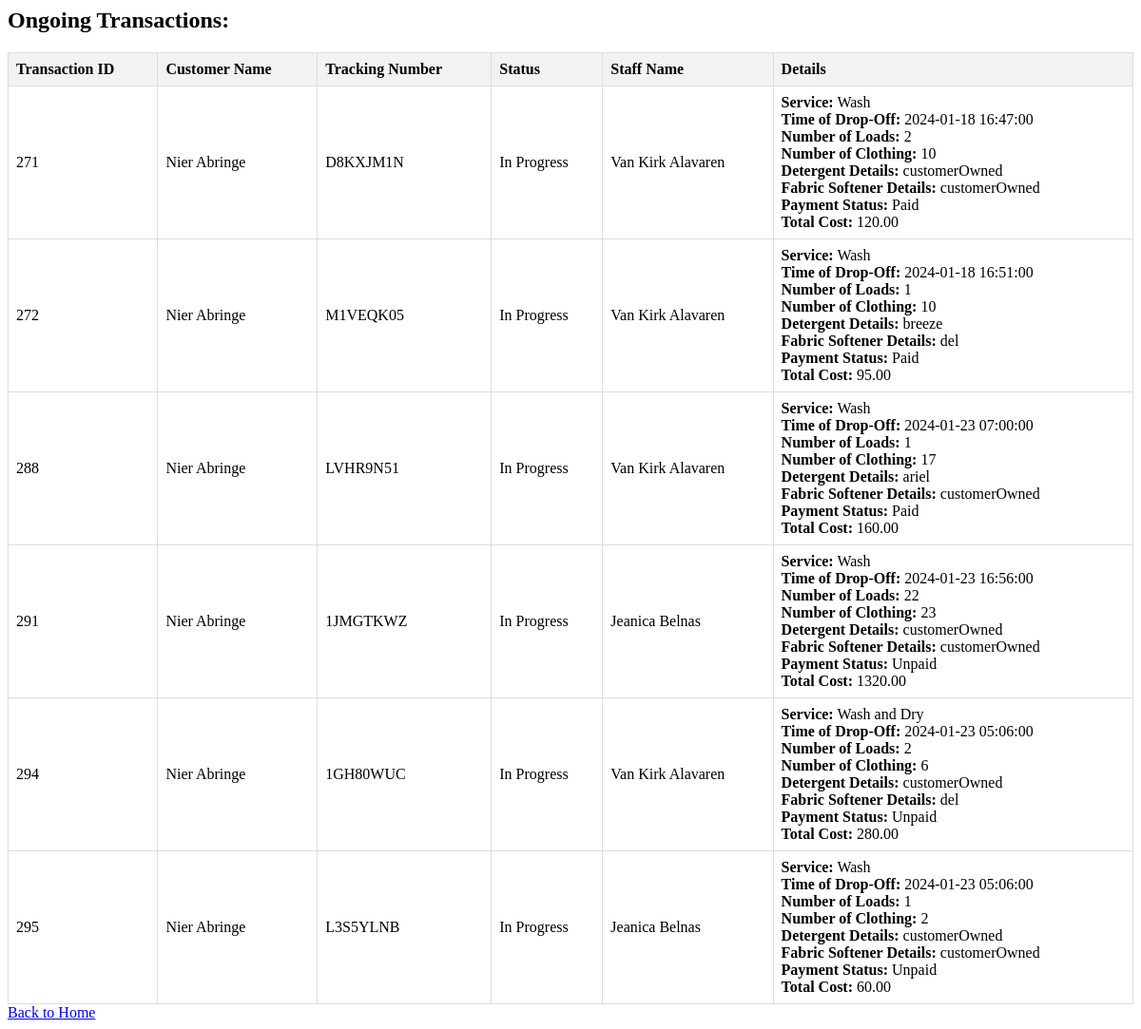
The page /ongoing_transactions.php (signed in) on the database its author committed.
### tables this page shows
CREATE TABLE `trackings` (
  `trackingID` int(11) NOT NULL,
  `trackingNumber` varchar(50) DEFAULT NULL,
  `transaction_id` int(11) DEFAULT NULL,
  `status` varchar(50) DEFAULT NULL
);

CREATE TABLE `transactions` (
  `transaction_id` int(11) NOT NULL,
  `customer_id` int(11) DEFAULT NULL,
  `staff_id` int(11) NOT NULL,
  `timeOfDropOff` datetime DEFAULT NULL,
  `service_id` int(50) NOT NULL,
  `numberOfLoads` int(11) DEFAULT NULL,
  `numberOfClothing` int(11) DEFAULT NULL,
  `totalCost` decimal(10,2) DEFAULT NULL,
  `paymentStatus` varchar(50) NOT NULL,
  `tenderedAmount` decimal(10,2) NOT NULL,
  `changeAmount` decimal(10,2) NOT NULL,
  `detergent_id` int(11) NOT NULL,
  `numberOfDetergent` int(11) NOT NULL,
  `fabric_softener_id` int(11) NOT NULL,
  `numberOfFabricSoft` int(11) NOT NULL
);

CREATE TABLE `customers` (
  `customer_id` int(11) NOT NULL,
  `firstname` varchar(50) DEFAULT NULL,
  `lastname` varchar(50) DEFAULT NULL,
  `contact_number` varchar(50) DEFAULT NULL,
  `email` varchar(50) DEFAULT NULL,
  `password` varchar(50) DEFAULT NULL
);

CREATE TABLE `staffs` (
  `staff_id` int(11) NOT NULL,
  `firstname` varchar(50) DEFAULT NULL,
  `lastname` varchar(50) DEFAULT NULL,
  `contact_number` varchar(50) DEFAULT NULL,
  `address` varchar(50) NOT NULL,
  `username` varchar(50) DEFAULT NULL,
  `password` varchar(50) DEFAULT NULL
);

CREATE TABLE `services` (
  `service_id` int(50) NOT NULL,
  `serviceName` varchar(50) NOT NULL
);

CREATE TABLE `detergents` (
  `detergent_id` int(11) NOT NULL,
  `owner_id` int(11) NOT NULL,
  `detergent_name` varchar(255) NOT NULL,
  `stock_quantity` int(11) NOT NULL
);

CREATE TABLE `fabric_softeners` (
  `fabric_softener_id` int(11) NOT NULL,
  `owner_id` int(11) NOT NULL,
  `fabric_softener_name` varchar(255) NOT NULL,
  `stock_quantity` int(11) NOT NULL
);

### ongoing_transactions.php (the view, shortened to what this page needs)
<?php
include('dbcon.php');
$customer_id = $_SESSION['customer_id'];
$query = "SELECT
            trackings.trackingNumber,
            transactions.transaction_id,
            customers.firstname AS customer_firstname,
            customers.lastname AS customer_lastname,
            staffs.firstname AS staff_firstname,
            staffs.lastname AS staff_lastname,
            transactions.timeOfDropOff,
            trackings.status,
            services.serviceName,
            detergents.detergent_name,
               fabric_softeners.fabric_softener_name,
            transactions.numberofLoads,
            transactions.numberofClothing,
            transactions.totalCost,
            transactions.paymentStatus
          FROM trackings
          INNER JOIN transactions ON trackings.transaction_id = transactions.transaction_id
          INNER JOIN customers ON transactions.customer_id = customers.customer_id
          INNER JOIN staffs ON transactions.staff_id = staffs.staff_id
          INNER JOIN services ON transactions.service_id = services.service_id
          JOIN detergents ON transactions.detergent_id = detergents.detergent_id
        JOIN  fabric_softeners ON transactions.fabric_softener_id = fabric_softeners.fabric_softener_id
          WHERE trackings.status = 'In Progress'  AND customers.customer_id = $customer_id
          ORDER BY transactions.transaction_id, customers.firstname, trackings.trackingNumber, trackings.status, staffs.firstname";
$result = $conn->query($query);
if ($result->num_rows > 0) {
    echo "<h2>Ongoing Transactions:</h2>";
    echo "<table border='1'>";
    echo "<tr>
            <th>Transaction ID</th>
            <th>Customer Name</th>
            <th>Tracking Number</th>
            <th>Status</th>
            <th>Staff Name</th>
            <th>Details</th>
          </tr>";
    while ($row = $result->fetch_assoc()) {
        echo "<tr>
                <td>{$row['transaction_id']}</td>
                <td>{$row['customer_firstname']} {$row['customer_lastname']}</td>
                <td>{$row['trackingNumber']}</td>
                <td>{$row['status']}</td>
                <td>{$row['staff_firstname']} {$row['staff_lastname']}</td>
                <td>
                    <strong>Service:</strong> {$row['serviceName']}<br>
                    <strong>Time of Drop-Off:</strong> {$row['timeOfDropOff']}<br>
                    <strong>Number of Loads:</strong> {$row['numberofLoads']}<br>
                    <strong>Number of Clothing:</strong> {$row['numberofClothing']}<br>
                    <strong>Detergent Details:</strong> {$row['detergent_name']}<br>
                    <strong>Fabric Softener Details:</strong> {$row['fabric_softener_name']}<br>
                    <strong>Payment Status:</strong> {$row['paymentStatus']}<br>
                    <strong>Total Cost:</strong> {$row['totalCost']}
                </td>
              </tr>";
    }
    echo "</table>";
} else {
    echo "No ongoing transactions.";
}
?>
<!DOCTYPE html>
<html lang="en">
<head>
</head>
<body>
    <a href="customer_dashboard.php">Back to Home</a>
</body>
</html>

### ongoing_transactions.php (style rules this page uses)
table { border-collapse: collapse; width: 100%; }
th, td { border: 1px solid #dddddd; text-align: left; padding: 8px; }
th { background-color: #f2f2f2; }

### rows shown on the page
trackings: transaction.transaction_id "271", customers.firstname "Nier", customers.lastname "Abringe", trackingNumber "D8KXJM1N", status "In Progress", staffs.firstname "Van Kirk", staffs.lastname "Alavaren", services.serviceName "Wash", transaction.timeOfDropOff "2024-01-18 16:47:00", transaction.numberOfLoads "2", transaction.numberOfClothing "10", detergents.detergent_name "customerOwned", fabric_softeners.fabric_softener_name "customerOwned", transaction.paymentStatus "Paid", transaction.totalCost "120.00"
trackings: transaction.transaction_id "272", customers.firstname "Nier", customers.lastname "Abringe", trackingNumber "M1VEQK05", status "In Progress", staffs.firstname "Van Kirk", staffs.lastname "Alavaren", services.serviceName "Wash", transaction.timeOfDropOff "2024-01-18 16:51:00", transaction.numberOfLoads "1", transaction.numberOfClothing "10", detergents.detergent_name "breeze", fabric_softeners.fabric_softener_name "del", transaction.paymentStatus "Paid", transaction.totalCost "95.00"
trackings: transaction.transaction_id "288", customers.firstname "Nier", customers.lastname "Abringe", trackingNumber "LVHR9N51", status "In Progress", staffs.firstname "Van Kirk", staffs.lastname "Alavaren", services.serviceName "Wash", transaction.timeOfDropOff "2024-01-23 07:00:00", transaction.numberOfLoads "1", transaction.numberOfClothing "17", detergents.detergent_name "ariel", fabric_softeners.fabric_softener_name "customerOwned", transaction.paymentStatus "Paid", transaction.totalCost "160.00"
trackings: transaction.transaction_id "291", customers.firstname "Nier", customers.lastname "Abringe", trackingNumber "1JMGTKWZ", status "In Progress", staffs.firstname "Jeanica", staffs.lastname "Belnas", services.serviceName "Wash", transaction.timeOfDropOff "2024-01-23 16:56:00", transaction.numberOfLoads "22", transaction.numberOfClothing "23", detergents.detergent_name "customerOwned", fabric_softeners.fabric_softener_name "customerOwned", transaction.paymentStatus "Unpaid", transaction.totalCost "1320.00"
trackings: transaction.transaction_id "294", customers.firstname "Nier", customers.lastname "Abringe", trackingNumber "1GH80WUC", status "In Progress", staffs.firstname "Van Kirk", staffs.lastname "Alavaren", services.serviceName "Wash and Dry", transaction.timeOfDropOff "2024-01-23 05:06:00", transaction.numberOfLoads "2", transaction.numberOfClothing "6", detergents.detergent_name "customerOwned", fabric_softeners.fabric_softener_name "del", transaction.paymentStatus "Unpaid", transaction.totalCost "280.00"
trackings: transaction.transaction_id "295", customers.firstname "Nier", customers.lastname "Abringe", trackingNumber "L3S5YLNB", status "In Progress", staffs.firstname "Jeanica", staffs.lastname "Belnas", services.serviceName "Wash", transaction.timeOfDropOff "2024-01-23 05:06:00", transaction.numberOfLoads "1", transaction.numberOfClothing "2", detergents.detergent_name "customerOwned", fabric_softeners.fabric_softener_name "customerOwned", transaction.paymentStatus "Unpaid", transaction.totalCost "60.00"
